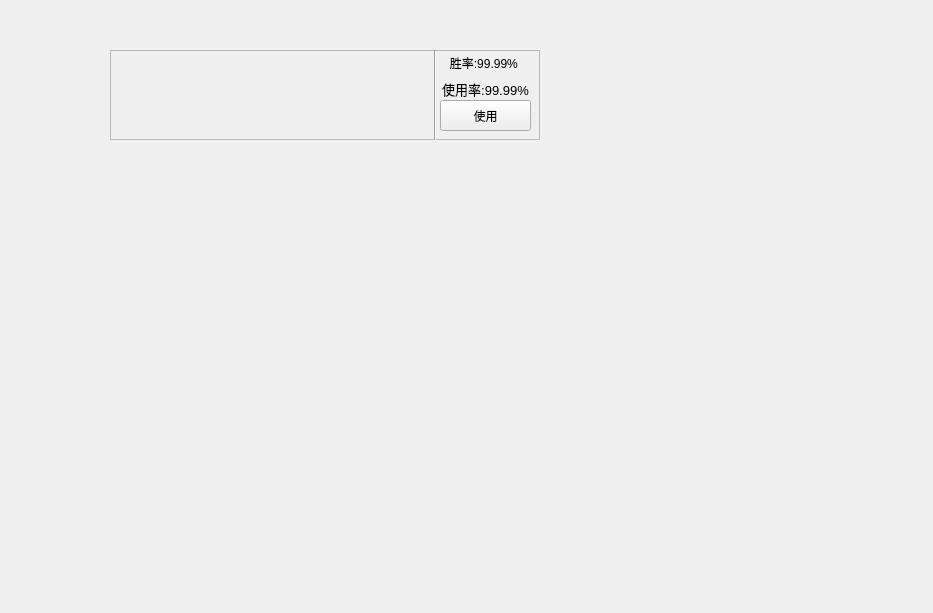
<?xml version="1.0" encoding="UTF-8"?>
<ui version="4.0">
 <class>Form</class>
 <widget class="QWidget" name="Form">
  <property name="geometry">
   <rect>
    <x>0</x>
    <y>0</y>
    <width>933</width>
    <height>613</height>
   </rect>
  </property>
  <property name="windowTitle">
   <string>Form</string>
  </property>
  <widget class="QFrame" name="fll">
   <property name="enabled">
    <bool>true</bool>
   </property>
   <property name="geometry">
    <rect>
     <x>110</x>
     <y>50</y>
     <width>430</width>
     <height>90</height>
    </rect>
   </property>
   <property name="minimumSize">
    <size>
     <width>430</width>
     <height>90</height>
    </size>
   </property>
   <property name="maximumSize">
    <size>
     <width>430</width>
     <height>90</height>
    </size>
   </property>
   <property name="styleSheet">
    <string notr="true"/>
   </property>
   <property name="frameShape">
    <enum>QFrame::StyledPanel</enum>
   </property>
   <property name="frameShadow">
    <enum>QFrame::Plain</enum>
   </property>
   <property name="lineWidth">
    <number>10</number>
   </property>
   <property name="midLineWidth">
    <number>0</number>
   </property>
   <widget class="QPushButton" name="tijiao">
    <property name="geometry">
     <rect>
      <x>330</x>
      <y>50</y>
      <width>91</width>
      <height>31</height>
     </rect>
    </property>
    <property name="mouseTracking">
     <bool>false</bool>
    </property>
    <property name="text">
     <string>使用</string>
    </property>
   </widget>
   <widget class="QWidget" name="verticalLayoutWidget_7">
    <property name="geometry">
     <rect>
      <x>320</x>
      <y>0</y>
      <width>111</width>
      <height>51</height>
     </rect>
    </property>
    <layout class="QVBoxLayout" name="verticalLayout_7">
     <property name="spacing">
      <number>0</number>
     </property>
     <item>
      <widget class="QLabel" name="shenglv">
       <property name="text">
        <string>胜率:99.99% </string>
       </property>
       <property name="alignment">
        <set>Qt::AlignCenter</set>
       </property>
      </widget>
     </item>
     <item>
      <widget class="QLabel" name="shiyonglv">
       <property name="font">
        <font>
         <pointsize>10</pointsize>
        </font>
       </property>
       <property name="text">
        <string>使用率:99.99%</string>
       </property>
       <property name="alignment">
        <set>Qt::AlignCenter</set>
       </property>
      </widget>
     </item>
    </layout>
   </widget>
   <widget class="QLabel" name="f1">
    <property name="geometry">
     <rect>
      <x>0</x>
      <y>0</y>
      <width>81</width>
      <height>91</height>
     </rect>
    </property>
    <property name="text">
     <string/>
    </property>
    <property name="pixmap">
     <pixmap>C:/Users/lnori/Desktop/ArcaneComet.png</pixmap>
    </property>
    <property name="scaledContents">
     <bool>true</bool>
    </property>
   </widget>
   <widget class="QWidget" name="layoutWidget_5">
    <property name="geometry">
     <rect>
      <x>70</x>
      <y>10</y>
      <width>161</width>
      <height>71</height>
     </rect>
    </property>
    <layout class="QHBoxLayout" name="horizontalLayout_16">
     <property name="spacing">
      <number>0</number>
     </property>
     <property name="sizeConstraint">
      <enum>QLayout::SetDefaultConstraint</enum>
     </property>
     <item>
      <widget class="QLabel" name="f2">
       <property name="maximumSize">
        <size>
         <width>50</width>
         <height>50</height>
        </size>
       </property>
       <property name="text">
        <string/>
       </property>
       <property name="pixmap">
        <pixmap>C:/Users/lnori/Desktop/GatheringStorm.png</pixmap>
       </property>
       <property name="scaledContents">
        <bool>true</bool>
       </property>
      </widget>
     </item>
     <item>
      <widget class="QLabel" name="f3">
       <property name="minimumSize">
        <size>
         <width>0</width>
         <height>0</height>
        </size>
       </property>
       <property name="maximumSize">
        <size>
         <width>50</width>
         <height>50</height>
        </size>
       </property>
       <property name="text">
        <string/>
       </property>
       <property name="pixmap">
        <pixmap>C:/Users/lnori/Desktop/6361.png</pixmap>
       </property>
       <property name="scaledContents">
        <bool>true</bool>
       </property>
      </widget>
     </item>
     <item>
      <widget class="QLabel" name="f4">
       <property name="maximumSize">
        <size>
         <width>50</width>
         <height>50</height>
        </size>
       </property>
       <property name="text">
        <string/>
       </property>
       <property name="pixmap">
        <pixmap>C:/Users/lnori/Desktop/PresenceOfMind.png</pixmap>
       </property>
       <property name="scaledContents">
        <bool>true</bool>
       </property>
      </widget>
     </item>
    </layout>
   </widget>
   <widget class="QWidget" name="horizontalLayoutWidget_10">
    <property name="geometry">
     <rect>
      <x>230</x>
      <y>10</y>
      <width>91</width>
      <height>42</height>
     </rect>
    </property>
    <layout class="QHBoxLayout" name="horizontalLayout_15">
     <item>
      <widget class="QLabel" name="f6">
       <property name="maximumSize">
        <size>
         <width>40</width>
         <height>40</height>
        </size>
       </property>
       <property name="text">
        <string/>
       </property>
       <property name="pixmap">
        <pixmap>C:/Users/lnori/Desktop/EyeballCollection.png</pixmap>
       </property>
       <property name="scaledContents">
        <bool>true</bool>
       </property>
      </widget>
     </item>
     <item>
      <widget class="QLabel" name="f5">
       <property name="maximumSize">
        <size>
         <width>40</width>
         <height>40</height>
        </size>
       </property>
       <property name="text">
        <string/>
       </property>
       <property name="pixmap">
        <pixmap>C:/Users/lnori/Desktop/RelentlessHunter.png</pixmap>
       </property>
       <property name="scaledContents">
        <bool>true</bool>
       </property>
      </widget>
     </item>
    </layout>
   </widget>
   <widget class="QWidget" name="horizontalLayoutWidget_11">
    <property name="geometry">
     <rect>
      <x>230</x>
      <y>50</y>
      <width>92</width>
      <height>32</height>
     </rect>
    </property>
    <layout class="QHBoxLayout" name="horizontalLayout">
     <property name="spacing">
      <number>0</number>
     </property>
     <property name="sizeConstraint">
      <enum>QLayout::SetDefaultConstraint</enum>
     </property>
     <item>
      <widget class="QLabel" name="f8">
       <property name="maximumSize">
        <size>
         <width>30</width>
         <height>30</height>
        </size>
       </property>
       <property name="text">
        <string/>
       </property>
       <property name="pixmap">
        <pixmap>C:/Users/lnori/Desktop/StatModsArmorIcon.png</pixmap>
       </property>
       <property name="scaledContents">
        <bool>true</bool>
       </property>
      </widget>
     </item>
     <item>
      <widget class="QLabel" name="f7">
       <property name="maximumSize">
        <size>
         <width>30</width>
         <height>30</height>
        </size>
       </property>
       <property name="text">
        <string/>
       </property>
       <property name="pixmap">
        <pixmap>C:/Users/lnori/Desktop/StatModsAdaptiveForceIcon.png</pixmap>
       </property>
       <property name="scaledContents">
        <bool>true</bool>
       </property>
      </widget>
     </item>
     <item>
      <widget class="QLabel" name="f9">
       <property name="maximumSize">
        <size>
         <width>30</width>
         <height>30</height>
        </size>
       </property>
       <property name="text">
        <string/>
       </property>
       <property name="pixmap">
        <pixmap>C:/Users/lnori/Desktop/StatModsMagicResIcon.MagicResist_Fix.png</pixmap>
       </property>
       <property name="scaledContents">
        <bool>true</bool>
       </property>
      </widget>
     </item>
    </layout>
   </widget>
   <widget class="Line" name="line">
    <property name="geometry">
     <rect>
      <x>315</x>
      <y>0</y>
      <width>21</width>
      <height>91</height>
     </rect>
    </property>
    <property name="orientation">
     <enum>Qt::Vertical</enum>
    </property>
   </widget>
  </widget>
 </widget>
 <resources/>
 <connections/>
</ui>
